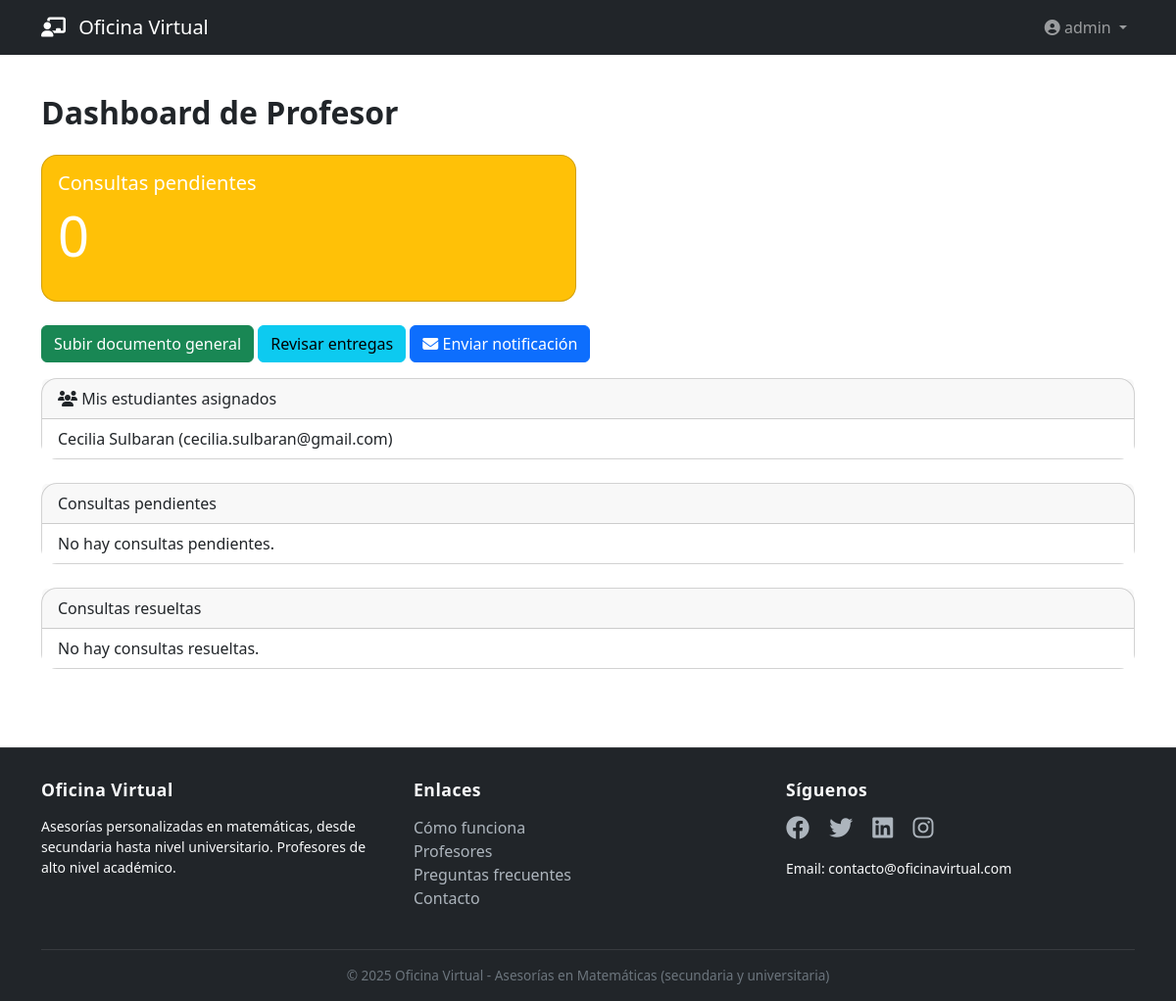
Page /consultations/teacher/dashboard/ (signed in) on the committed database.
### accounts/models.py (models this page shows, shortened)
class User(AbstractUser):
    ROLE_CHOICES = (
        ('student', 'Estudiante'),
        ('teacher', 'Profesor'),
    )
    role = models.CharField(max_length=10, choices=ROLE_CHOICES, default='student')
    bio = models.TextField(blank=True)
    phone = models.CharField(max_length=20, blank=True)
    groups = models.ManyToManyField(
        'auth.Group',
        related_name='accounts_user_groups',
        blank=True,
        verbose_name='groups',
        help_text='The groups this user belongs to.'
    )
    user_permissions = models.ManyToManyField(
        'auth.Permission',
        related_name='accounts_user_permissions',
        blank=True,
        verbose_name='user permissions',
        help_text='Specific permissions for this user.'
    )

### consultations/models.py (models this page shows, shortened)
class TeacherAssignment(models.Model):
    student = models.ForeignKey(settings.AUTH_USER_MODEL, on_delete=models.CASCADE, related_name='assigned_teachers')
    teacher = models.ForeignKey(settings.AUTH_USER_MODEL, on_delete=models.CASCADE, related_name='assigned_students')
    assigned_by = models.ForeignKey(settings.AUTH_USER_MODEL, on_delete=models.SET_NULL, null=True, blank=True)
    assigned_at = models.DateTimeField(auto_now_add=True)
    is_active = models.BooleanField(default=True)
    class Meta:
        unique_together = ('student', 'teacher')

### consultations/views.py (the view)
# urls.py: path('teacher/dashboard/', views.TeacherDashboardView.as_view(), name='teacher_dashboard'),
class TeacherDashboardView(LoginRequiredMixin, ListView):
    model = ConsultationRequest
    template_name = 'consultations/teacher_dashboard.html'
    context_object_name = 'pending_requests'
    def get_queryset(self):
        return ConsultationRequest.objects.filter(teacher=self.request.user, status='pending').order_by('-created_at')
    def get_context_data(self, **kwargs):
        context = super().get_context_data(**kwargs)
        context['resolved_requests'] = ConsultationRequest.objects.filter(teacher=self.request.user, status='resolved').order_by('-resolved_at')
        context['pending_count'] = self.get_queryset().count()
        context['all_students'] = TeacherAssignment.objects.filter(teacher=self.request.user, is_active=True).select_related('student')
        return context

### templates/consultations/teacher_dashboard.html
{% extends 'base.html' %}
{% block content %}
<h2 class="mb-4">Dashboard de Profesor</h2>
<div class="row mb-4">
    <div class="col-md-6">
        <div class="card text-white bg-warning">
            <div class="card-body">
                <h5 class="card-title">Consultas pendientes</h5>
                <p class="display-4">{{ pending_count }}</p>
            </div>
        </div>
    </div>
</div>
<div class="mb-3">
    <a href="{% url 'consultations:upload_document' %}" class="btn btn-success">Subir documento general</a>
    <a href="{% url 'consultations:review_submissions' %}" class="btn btn-info">Revisar entregas</a>
    <a href="{% url 'consultations:send_notification' %}" class="btn btn-primary"><i class="fas fa-envelope"></i> Enviar notificación</a>
</div>
<div class="card mb-4">
    <div class="card-header">
        <i class="fas fa-users"></i> Mis estudiantes asignados
    </div>
    <ul class="list-group list-group-flush">
        {% for assignment in all_students %}
            <li class="list-group-item">
                {{ assignment.student.get_full_name|default:assignment.student.username }}
                ({{ assignment.student.email }})
            </li>
        {% empty %}
            <li class="list-group-item text-muted">No tienes estudiantes asignados aún.</li>
        {% endfor %}
    </ul>
</div>
<div class="card mb-4">
    <div class="card-header">Consultas pendientes</div>
    <div class="list-group list-group-flush">
        {% for req in pending_requests %}
            <div class="list-group-item">
                <div class="d-flex justify-content-between">
                    <div>
                        <strong>{{ req.title }}</strong> - {{ req.student.get_full_name|default:req.student.username }}
                        <br><small>{{ req.created_at|date:"d/m/Y H:i" }}</small>
                    </div>
                    <a href="{% url 'consultations:respond_request' req.pk %}" class="btn btn-sm btn-primary">Responder</a>
                </div>
                <p class="mt-2">{{ req.description|truncatewords:20 }}</p>
            </div>
        {% empty %}
            <div class="list-group-item">No hay consultas pendientes.</div>
        {% endfor %}
    </div>
</div>
<div class="card">
    <div class="card-header">Consultas resueltas</div>
    <div class="list-group list-group-flush">
        {% for req in resolved_requests %}
            <a href="{% url 'consultations:view_request' req.pk %}" class="list-group-item list-group-item-action">
                <div class="d-flex justify-content-between">
                    <span><strong>{{ req.title }}</strong> - {{ req.student.get_full_name|default:req.student.username }}</span>
                    <small>Resuelta: {{ req.resolved_at|date:"d/m/Y" }}</small>
                </div>
            </a>
        {% empty %}
            <div class="list-group-item">No hay consultas resueltas.</div>
        {% endfor %}
    </div>
</div>
{% endblock %}

### templates/base.html (shortened to what this page needs)
<!DOCTYPE html>
<html lang="es">
<head>
    <link href="https://cdn.jsdelivr.net/npm/bootstrap@5.3.0/dist/css/bootstrap.min.css" rel="stylesheet">
    <link rel="stylesheet" href="https://cdnjs.cloudflare.com/ajax/libs/font-awesome/6.4.0/css/all.min.css">
    {% load static %}
<link rel="stylesheet" href="{% static 'css/style.css' %}">
</head>
<body>
    <nav class="navbar navbar-expand-lg navbar-dark bg-dark">
        <div class="container">
            <a class="navbar-brand" href="/"><i class="fas fa-chalkboard-user"></i> Oficina Virtual</a>
            <div class="collapse navbar-collapse" id="navbarNav">
                <ul class="navbar-nav ms-auto">
                    {% if user.is_authenticated %}
                        <li class="nav-item dropdown">
                            <a class="nav-link dropdown-toggle" href="#" role="button" data-bs-toggle="dropdown">
                                <i class="fas fa-user-circle"></i> {{ user.username }}
                            </a>
                        </li>
                    {% else %}
                        <li class="nav-item"><a class="nav-link" href="{% url 'accounts:login' %}">Iniciar sesión</a></li>
                        <li class="nav-item"><a class="nav-link" href="{% url 'accounts:register' %}">Registrarse</a></li>
                    {% endif %}
                </ul>
            </div>
        </div>
    </nav>
    <main class="container my-4">
        {% block content %}{% endblock %}
    </main>
    <footer class="footer">
    <div class="container">
        <div class="row">
            <div class="col-md-4 mb-4 mb-md-0">
                <h5>Oficina Virtual</h5>
                <p class="small">Asesorías personalizadas en matemáticas, desde secundaria hasta nivel universitario. Profesores de alto nivel académico.</p>
            </div>
            <div class="col-md-4 mb-4 mb-md-0">
                <h5>Enlaces</h5>
                <ul class="list-unstyled">
                    <li><a href="#">Cómo funciona</a></li>
                    <li><a href="#">Profesores</a></li>
                    <li><a href="#">Preguntas frecuentes</a></li>
                    <li><a href="#">Contacto</a></li>
                </ul>
            </div>
            <div class="col-md-4">
                <h5>Síguenos</h5>
                <div class="social-icons">
                    <a href="#"><i class="fab fa-facebook"></i></a>
                    <a href="#"><i class="fab fa-twitter"></i></a>
                    <a href="#"><i class="fab fa-linkedin"></i></a>
                    <a href="#"><i class="fab fa-instagram"></i></a>
                </div>
                <p class="small mt-3">Email: contacto@oficinavirtual.com</p>
            </div>
        </div>
        <div class="copyright text-center">
            &copy; 2025 Oficina Virtual - Asesorías en Matemáticas (secundaria y universitaria)
        </div>
    </div>
</footer>
</body>
</html>

### static/css/style.css (style rules this page uses)
body { background-image: url('/static/images/myboard.png'); background-size: cover; background-repeat: no-repeat; background-position: center center; background-attachment: fixed; font-family: 'Segoe UI', Tahoma, Geneva, Verdana, sans-serif; position: relative; }
body::before { content: ""; position: fixed; top: 0; left: 0; width: 100%; height: 100%; background-color: rgba(255, 255, 255, 0.80); z-index: -1; }
h1, h2, h3, .display-5 { font-family: 'Merriweather', 'Segoe UI', serif; font-weight: 700; }
main.container { padding-top: 1rem; padding-bottom: 2rem; }
.card { border-radius: 1rem; }
.navbar-brand i { margin-right: 8px; }
.footer { background-color: #212529; color: #f8f9fa; padding: 2rem 0 1rem 0; margin-top: 3rem; border-top: 1px solid rgba(255,255,255,0.1); }
.footer a { color: #adb5bd; text-decoration: none; transition: color 0.2s ease; }
.footer h5 { font-size: 1.1rem; margin-bottom: 1rem; font-weight: 600; letter-spacing: 0.5px; }
.footer .social-icons i { font-size: 1.5rem; margin-right: 1rem; transition: transform 0.2s; }
.footer .copyright { border-top: 1px solid rgba(255,255,255,0.1); padding-top: 1rem; margin-top: 1.5rem; font-size: 0.85rem; color: #6c757d; }
.btn-primary { background-color: #0d6efd; border-color: #0d6efd; }

### rows in the picture
User: username "admin"
TeacherAssignment: student.get_full_name "Cecilia Sulbaran", student.email "cecilia.sulbaran@gmail.com"

### other values in the picture
{{ pending_count }} "0"
